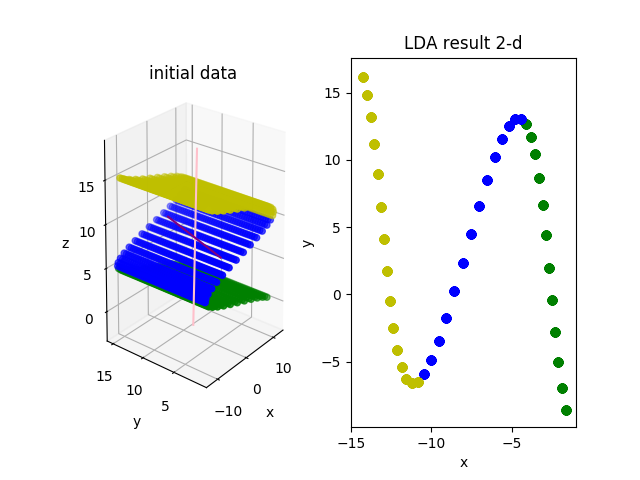

The Python source for this figure:
#coding=utf-8
'''
***** LDA *****
author : zsz
email  : zhengsz@pku.edu.cn
last modify: 2017-12-8
description: a simple impletation of LDA algorithm
copyright: the codes following are free, hope these codes can be helpful
***** ******** *****
'''
__author__ = 'zsz'
import numpy as np
import matplotlib.pyplot as plt
from mpl_toolkits.mplot3d import Axes3D
# this is a module written to get data
import fetchData

# the filename is the name of the file in which data is stored
def LDA(filename):
    # get the data, the usage of fetchData function can be found in the README file
    xData, yData = fetchData.fetchData(filename=filename,x_beg=1,x_size=3,y_beg=0,y_size=1)
    # we need to use yData as keys in dict, so it's nice to turn it to list
    yData = list(yData.reshape(-1))
    N = len(xData)
    newData = {}
    for i in range(N):
        # you can see, dicts are really easy to use
        if newData.get(yData[i]) == None:
            newData[yData[i]] = []
        newData[yData[i]].append(xData[i, :])
    for p in newData:
        newData[p] = np.mat(newData[p])
    M = {}
    L = {}
    for p in newData:
        # again! how easily! we even do not need to know what the labels are!
        M[p] = np.mean(newData[p], 0)
        L[p] = len(newData[p])
    m = np.mean(xData, 0)
    SW, SB = {}, {}
    for p in newData:
        SW[p] = np.cov(newData[p] - M[p],rowvar=False)
        diff = M[p] - m
        SB[p] = L[p] * (diff.T * diff)
    Sb, Sw = None, None
    # the following seemingly foolish codes are intended to initialize Sb and Sw
    for p in newData:
        Sb = np.zeros_like(SB[p])
        Sw = np.zeros_like(SW[p])
        break
    for p in newData:
        Sb = Sb + SB[p]
        Sw = Sw + SW[p]

    # compute the eigenvalues and right vectors
    v, w = np.linalg.eig(np.linalg.inv(Sw) * Sb)
    # this sort operation can make things from small to big, although we just take the index
    v_index = np.argsort(v)
    # let's get the top two
    w_index = v_index[-1:-3:-1]
    w2 = w[:,w_index]

    # now it's time for drawing!
    color = ['g', 'b', 'y']
    count = 0
    ax = plt.subplot('121', projection='3d')
    ax.set_xlabel('x')
    ax.set_ylabel('y')
    ax.set_zlabel('z')
    plt.title('initial data')
    for p in newData:
        # we can use the convenience of dicts again
        x1 = newData[p][:,0]
        x1 = np.array(x1).reshape(-1)
        x2 = newData[p][:,1]
        x2 = np.array(x2).reshape(-1)
        x3 = newData[p][:,2]
        x3 = np.array(x3).reshape(-1)
        ax.scatter(x1,x2,x3,color=color[count])
        count += 1
    # show the main directions
    line = np.linspace(-10,10,1000)
    l1 = w2[0,0] * line + m[0]
    l2 = w2[1,0] * line + m[1]
    l3 = w2[2,0] * line + m[2]
    ax.plot(l1, l2, l3, color='pink', label='first')
    l1 = w2[0, 1] * line + m[0]
    l2 = w2[1, 1] * line + m[1]
    l3 = w2[2, 1] * line + m[2]
    ax.plot(l1, l2, l3, color='purple', label='second')

    # get new representations of data
    projectX = {}
    count = 0
    plt.subplot('122')
    plt.xlabel('x')
    plt.ylabel('y')
    plt.title('LDA result 2-d')
    for p in newData:
        projectX[p] = newData[p] * w2
        x1 = projectX[p][:,0]
        x1 = np.array(x1).reshape(-1)
        x2 = projectX[p][:,1]
        x2 = np.array(x2).reshape(-1)
        plt.scatter(x1, x2, c=color[count])
        count += 1
    plt.show()


if __name__ == '__main__':
    LDA('sample.txt')
